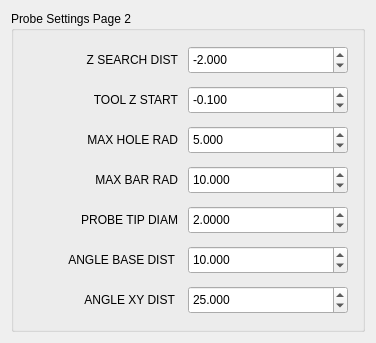
            <widget class="QWidget" name="tab_9">
             <attribute name="title">
              <string>Probe II</string>
             </attribute>
             <layout class="QVBoxLayout" name="verticalLayout_12">
              <item>
               <widget class="QGroupBox" name="groupBox_10">
                <property name="title">
                 <string>Probe Settings Page 2</string>
                </property>
                <layout class="QVBoxLayout" name="verticalLayout_13">
                 <item>
                  <layout class="QGridLayout" name="gridLayout_2" columnstretch="1,1" columnminimumwidth="2,1">
                   <property name="leftMargin">
                    <number>5</number>
                   </property>
                   <property name="topMargin">
                    <number>5</number>
                   </property>
                   <property name="rightMargin">
                    <number>5</number>
                   </property>
                   <property name="bottomMargin">
                    <number>5</number>
                   </property>
                   <property name="spacing">
                    <number>10</number>
                   </property>
                   <item row="3" column="0">
                    <widget class="QLabel" name="label_25">
                     <property name="minimumSize">
                      <size>
                       <width>150</width>
                       <height>30</height>
                      </size>
                     </property>
                     <property name="text">
                      <string>MAX BAR RAD</string>
                     </property>
                     <property name="alignment">
                      <set>Qt::AlignRight|Qt::AlignTrailing|Qt::AlignVCenter</set>
                     </property>
                    </widget>
                   </item>
                   <item row="5" column="0">
                    <widget class="QLabel" name="label_20">
                     <property name="minimumSize">
                      <size>
                       <width>150</width>
                       <height>30</height>
                      </size>
                     </property>
                     <property name="text">
                      <string>&lt;html&gt;&lt;head/&gt;&lt;body&gt;&lt;p&gt;ANGLE BASE DIST &lt;/p&gt;&lt;/body&gt;&lt;/html&gt;</string>
                     </property>
                     <property name="alignment">
                      <set>Qt::AlignRight|Qt::AlignTrailing|Qt::AlignVCenter</set>
                     </property>
                    </widget>
                   </item>
                   <item row="1" column="0">
                    <widget class="QLabel" name="label_27">
                     <property name="minimumSize">
                      <size>
                       <width>150</width>
                       <height>30</height>
                      </size>
                     </property>
                     <property name="text">
                      <string>TOOL Z START</string>
                     </property>
                     <property name="alignment">
                      <set>Qt::AlignRight|Qt::AlignTrailing|Qt::AlignVCenter</set>
                     </property>
                    </widget>
                   </item>
                   <item row="4" column="1">
                    <widget class="QDoubleSpinBox" name="pbe_tip_diam1">
                     <property name="minimumSize">
                      <size>
                       <width>160</width>
                       <height>28</height>
                      </size>
                     </property>
                     <property name="toolTip">
                      <string>Enter your probe tip diameter here.</string>
                     </property>
                     <property name="decimals">
                      <number>4</number>
                     </property>
                     <property name="maximum">
                      <double>10.000000000000000</double>
                     </property>
                     <property name="singleStep">
                      <double>0.010000000000000</double>
                     </property>
                     <property name="value">
                      <double>2.000000000000000</double>
                     </property>
                     <property name="function" stdset="0">
                      <string>set_var</string>
                     </property>
                     <property name="variable" stdset="0">
                      <string>2015</string>
                     </property>
                     <property name="input" stdset="0">
                      <string>number</string>
                     </property>
                    </widget>
                   </item>
                   <item row="2" column="1">
                    <widget class="QDoubleSpinBox" name="pbe_max_hole_r1">
                     <property name="minimumSize">
                      <size>
                       <width>160</width>
                       <height>28</height>
                      </size>
                     </property>
                     <property name="toolTip">
                      <string>&lt;html&gt;&lt;head/&gt;&lt;body&gt;&lt;p&gt;Set this a bit larger than the hole radius.&lt;/p&gt;&lt;/body&gt;&lt;/html&gt;</string>
                     </property>
                     <property name="decimals">
                      <number>3</number>
                     </property>
                     <property name="maximum">
                      <double>999.000000000000000</double>
                     </property>
                     <property name="singleStep">
                      <double>0.001000000000000</double>
                     </property>
                     <property name="value">
                      <double>5.000000000000000</double>
                     </property>
                     <property name="function" stdset="0">
                      <string>set_var</string>
                     </property>
                     <property name="variable" stdset="0">
                      <string>2010</string>
                     </property>
                     <property name="input" stdset="0">
                      <string>number</string>
                     </property>
                    </widget>
                   </item>
                   <item row="2" column="0">
                    <widget class="QLabel" name="label_28">
                     <property name="minimumSize">
                      <size>
                       <width>150</width>
                       <height>30</height>
                      </size>
                     </property>
                     <property name="text">
                      <string>MAX HOLE RAD</string>
                     </property>
                     <property name="alignment">
                      <set>Qt::AlignRight|Qt::AlignTrailing|Qt::AlignVCenter</set>
                     </property>
                    </widget>
                   </item>
                   <item row="0" column="1">
                    <widget class="QDoubleSpinBox" name="pbe_z_max_probe1">
                     <property name="minimumSize">
                      <size>
                       <width>160</width>
                       <height>28</height>
                      </size>
                     </property>
                     <property name="toolTip">
                      <string>Max Z probe search distance.</string>
                     </property>
                     <property name="decimals">
                      <number>3</number>
                     </property>
                     <property name="minimum">
                      <double>-75.000000000000000</double>
                     </property>
                     <property name="maximum">
                      <double>75.000000000000000</double>
                     </property>
                     <property name="singleStep">
                      <double>0.010000000000000</double>
                     </property>
                     <property name="value">
                      <double>-2.000000000000000</double>
                     </property>
                     <property name="function" stdset="0">
                      <string>set_var</string>
                     </property>
                     <property name="variable" stdset="0">
                      <string>2008</string>
                     </property>
                     <property name="input" stdset="0">
                      <string>number</string>
                     </property>
                    </widget>
                   </item>
                   <item row="1" column="1">
                    <widget class="QDoubleSpinBox" name="pbe_z_start1">
                     <property name="minimumSize">
                      <size>
                       <width>160</width>
                       <height>28</height>
                      </size>
                     </property>
                     <property name="toolTip">
                      <string>Z start for tool probing.</string>
                     </property>
                     <property name="decimals">
                      <number>3</number>
                     </property>
                     <property name="minimum">
                      <double>-50.000000000000000</double>
                     </property>
                     <property name="maximum">
                      <double>50.000000000000000</double>
                     </property>
                     <property name="singleStep">
                      <double>0.001000000000000</double>
                     </property>
                     <property name="value">
                      <double>-0.100000000000000</double>
                     </property>
                     <property name="function" stdset="0">
                      <string>set_var</string>
                     </property>
                     <property name="variable" stdset="0">
                      <string>2009</string>
                     </property>
                     <property name="input" stdset="0">
                      <string>number</string>
                     </property>
                    </widget>
                   </item>
                   <item row="5" column="1">
                    <widget class="QDoubleSpinBox" name="pbe_angle_base_dist1">
                     <property name="minimumSize">
                      <size>
                       <width>160</width>
                       <height>28</height>
                      </size>
                     </property>
                     <property name="toolTip">
                      <string>Sets the angle base side length.</string>
                     </property>
                     <property name="toolTipDuration">
                      <number>-1</number>
                     </property>
                     <property name="decimals">
                      <number>3</number>
                     </property>
                     <property name="minimum">
                      <double>0.200000000000000</double>
                     </property>
                     <property name="maximum">
                      <double>999.000000000000000</double>
                     </property>
                     <property name="singleStep">
                      <double>0.010000000000000</double>
                     </property>
                     <property name="value">
                      <double>10.000000000000000</double>
                     </property>
                     <property name="function" stdset="0">
                      <string>set_var</string>
                     </property>
                     <property name="variable" stdset="0">
                      <string>2013</string>
                     </property>
                     <property name="input" stdset="0">
                      <string>number</string>
                     </property>
                    </widget>
                   </item>
                   <item row="0" column="0">
                    <widget class="QLabel" name="label_26">
                     <property name="minimumSize">
                      <size>
                       <width>150</width>
                       <height>30</height>
                      </size>
                     </property>
                     <property name="text">
                      <string>Z SEARCH DIST</string>
                     </property>
                     <property name="alignment">
                      <set>Qt::AlignRight|Qt::AlignTrailing|Qt::AlignVCenter</set>
                     </property>
                    </widget>
                   </item>
                   <item row="3" column="1">
                    <widget class="QDoubleSpinBox" name="pbe_max_bar_r1">
                     <property name="minimumSize">
                      <size>
                       <width>160</width>
                       <height>28</height>
                      </size>
                     </property>
                     <property name="toolTip">
                      <string>Set this a bit larger than the bar radius.</string>
                     </property>
                     <property name="decimals">
                      <number>3</number>
                     </property>
                     <property name="maximum">
                      <double>999.000000000000000</double>
                     </property>
                     <property name="singleStep">
                      <double>0.010000000000000</double>
                     </property>
                     <property name="value">
                      <double>10.000000000000000</double>
                     </property>
                     <property name="function" stdset="0">
                      <string>set_var</string>
                     </property>
                     <property name="variable" stdset="0">
                      <string>2011</string>
                     </property>
                     <property name="input" stdset="0">
                      <string>number</string>
                     </property>
                    </widget>
                   </item>
                   <item row="4" column="0">
                    <widget class="QLabel" name="label_29">
                     <property name="minimumSize">
                      <size>
                       <width>150</width>
                       <height>30</height>
                      </size>
                     </property>
                     <property name="text">
                      <string>PROBE TIP DIAM</string>
                     </property>
                     <property name="alignment">
                      <set>Qt::AlignRight|Qt::AlignTrailing|Qt::AlignVCenter</set>
                     </property>
                    </widget>
                   </item>
                   <item row="6" column="0">
                    <widget class="QLabel" name="label_40">
                     <property name="minimumSize">
                      <size>
                       <width>150</width>
                       <height>30</height>
                      </size>
                     </property>
                     <property name="text">
                      <string>ANGLE XY DIST </string>
                     </property>
                     <property name="alignment">
                      <set>Qt::AlignRight|Qt::AlignTrailing|Qt::AlignVCenter</set>
                     </property>
                    </widget>
                   </item>
                   <item row="6" column="1">
                    <widget class="QDoubleSpinBox" name="pbe_angle_xy_dist1">
                     <property name="minimumSize">
                      <size>
                       <width>160</width>
                       <height>28</height>
                      </size>
                     </property>
                     <property name="toolTip">
                      <string>&lt;html&gt;&lt;head/&gt;&lt;body&gt;&lt;p&gt;Search distance for Angle final point.&lt;/p&gt;&lt;/body&gt;&lt;/html&gt;</string>
                     </property>
                     <property name="toolTipDuration">
                      <number>-1</number>
                     </property>
                     <property name="decimals">
                      <number>3</number>
                     </property>
                     <property name="minimum">
                      <double>0.200000000000000</double>
                     </property>
                     <property name="maximum">
                      <double>999.000000000000000</double>
                     </property>
                     <property name="singleStep">
                      <double>0.100000000000000</double>
                     </property>
                     <property name="value">
                      <double>25.000000000000000</double>
                     </property>
                     <property name="function" stdset="0">
                      <string>set_var</string>
                     </property>
                     <property name="variable" stdset="0">
                      <string>2032</string>
                     </property>
                     <property name="input" stdset="0">
                      <string>number</string>
                     </property>
                    </widget>
                   </item>
                  </layout>
                 </item>
                </layout>
               </widget>
              </item>
             </layout>
            </widget>
